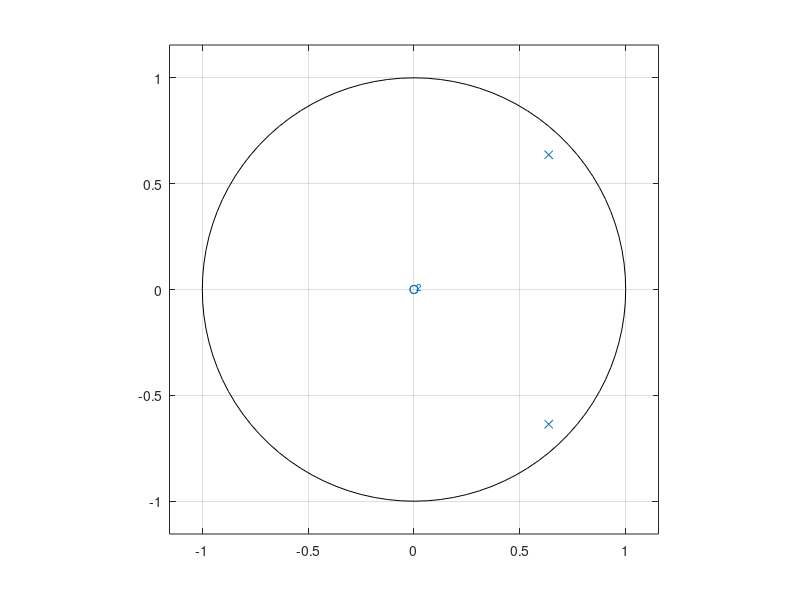
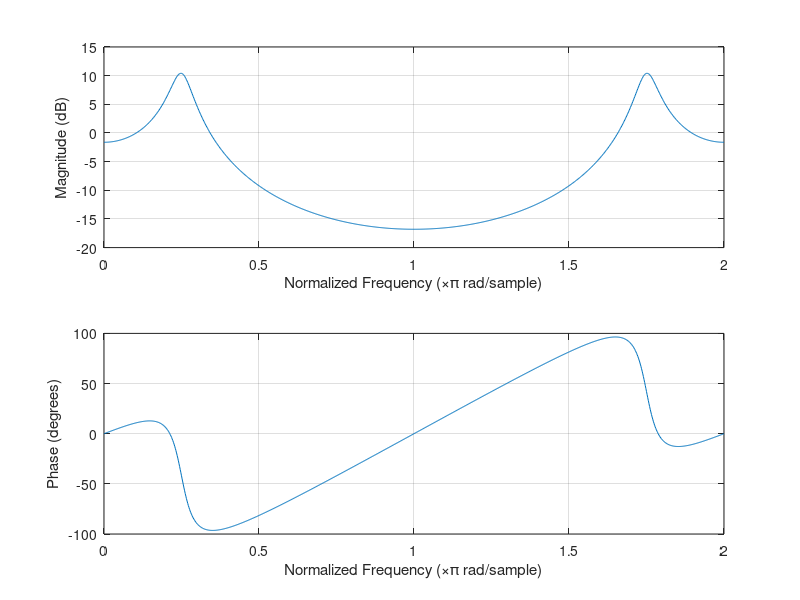
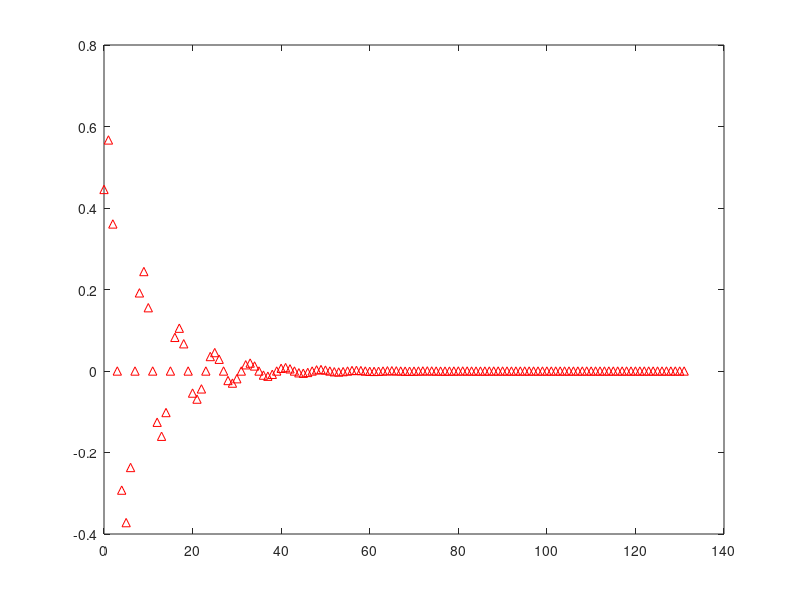

These charts were generated, in order, by the following MATLAB code:
roots([1,-1.2728,0.81])
abs(roots([1,-1.2728,0.81]))
angle(roots([1,-1.2728,0.81]))

figure(1)
zplane([0.4455],[1,-1.2728,0.81])
figure(2)
freqz([0.4455],[1,-1.2728,0.81],1000,'whole')
figure(3)
impz([0.4455],[1,-1.2728,0.81])